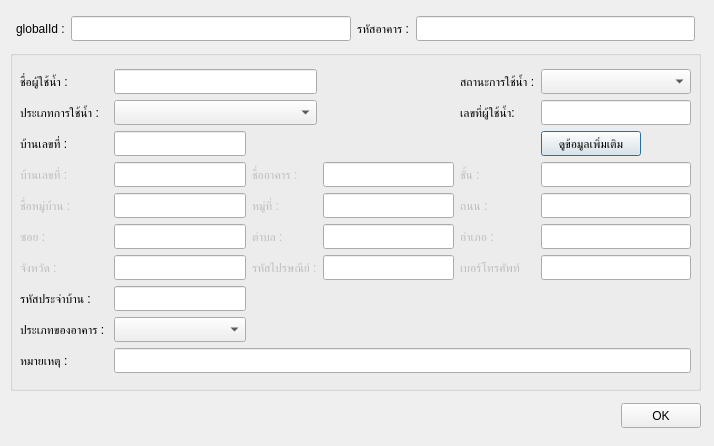
<?xml version="1.0" encoding="UTF-8"?>
<ui version="4.0">
 <class>Dialog</class>
 <widget class="QDialog" name="Dialog">
  <property name="geometry">
   <rect>
    <x>0</x>
    <y>0</y>
    <width>714</width>
    <height>446</height>
   </rect>
  </property>
  <property name="minimumSize">
   <size>
    <width>714</width>
    <height>446</height>
   </size>
  </property>
  <property name="maximumSize">
   <size>
    <width>714</width>
    <height>446</height>
   </size>
  </property>
  <property name="windowTitle">
   <string>Dialog</string>
  </property>
  <widget class="QGroupBox" name="groupBox_3">
   <property name="geometry">
    <rect>
     <x>10</x>
     <y>50</y>
     <width>691</width>
     <height>341</height>
    </rect>
   </property>
   <widget class="QWidget" name="layoutWidget">
    <property name="geometry">
     <rect>
      <x>10</x>
      <y>13</y>
      <width>671</width>
      <height>316</height>
     </rect>
    </property>
    <layout class="QGridLayout" name="gridLayout">
     <property name="topMargin">
      <number>6</number>
     </property>
     <property name="bottomMargin">
      <number>6</number>
     </property>
     <item row="5" column="2">
      <widget class="QLabel" name="label_10">
       <property name="enabled">
        <bool>false</bool>
       </property>
       <property name="minimumSize">
        <size>
         <width>0</width>
         <height>25</height>
        </size>
       </property>
       <property name="maximumSize">
        <size>
         <width>16777215</width>
         <height>25</height>
        </size>
       </property>
       <property name="text">
        <string>ตำบล :</string>
       </property>
      </widget>
     </item>
     <item row="2" column="1">
      <widget class="QLineEdit" name="addressNo">
       <property name="minimumSize">
        <size>
         <width>0</width>
         <height>25</height>
        </size>
       </property>
       <property name="maximumSize">
        <size>
         <width>16777215</width>
         <height>25</height>
        </size>
       </property>
      </widget>
     </item>
     <item row="3" column="1">
      <widget class="QLineEdit" name="addressNo_cus">
       <property name="minimumSize">
        <size>
         <width>0</width>
         <height>25</height>
        </size>
       </property>
       <property name="maximumSize">
        <size>
         <width>16777215</width>
         <height>25</height>
        </size>
       </property>
      </widget>
     </item>
     <item row="6" column="3">
      <widget class="QLineEdit" name="ZIPCODE">
       <property name="minimumSize">
        <size>
         <width>0</width>
         <height>25</height>
        </size>
       </property>
       <property name="maximumSize">
        <size>
         <width>16777215</width>
         <height>25</height>
        </size>
       </property>
      </widget>
     </item>
     <item row="4" column="0">
      <widget class="QLabel" name="label_7">
       <property name="enabled">
        <bool>false</bool>
       </property>
       <property name="minimumSize">
        <size>
         <width>0</width>
         <height>25</height>
        </size>
       </property>
       <property name="maximumSize">
        <size>
         <width>16777215</width>
         <height>25</height>
        </size>
       </property>
       <property name="text">
        <string>ชื่อหมู่บ้าน :</string>
       </property>
      </widget>
     </item>
     <item row="9" column="0">
      <widget class="QLabel" name="label_17">
       <property name="minimumSize">
        <size>
         <width>0</width>
         <height>25</height>
        </size>
       </property>
       <property name="maximumSize">
        <size>
         <width>16777215</width>
         <height>25</height>
        </size>
       </property>
       <property name="text">
        <string>หมายเหตุ :</string>
       </property>
      </widget>
     </item>
     <item row="4" column="1">
      <widget class="QLineEdit" name="VILLAGE">
       <property name="minimumSize">
        <size>
         <width>0</width>
         <height>25</height>
        </size>
       </property>
       <property name="maximumSize">
        <size>
         <width>16777215</width>
         <height>25</height>
        </size>
       </property>
      </widget>
     </item>
     <item row="5" column="1">
      <widget class="QLineEdit" name="SOI">
       <property name="minimumSize">
        <size>
         <width>0</width>
         <height>25</height>
        </size>
       </property>
       <property name="maximumSize">
        <size>
         <width>16777215</width>
         <height>25</height>
        </size>
       </property>
      </widget>
     </item>
     <item row="4" column="4">
      <widget class="QLabel" name="label_8">
       <property name="enabled">
        <bool>false</bool>
       </property>
       <property name="minimumSize">
        <size>
         <width>0</width>
         <height>25</height>
        </size>
       </property>
       <property name="maximumSize">
        <size>
         <width>16777215</width>
         <height>25</height>
        </size>
       </property>
       <property name="text">
        <string>ถนน : </string>
       </property>
      </widget>
     </item>
     <item row="6" column="2">
      <widget class="QLabel" name="label_13">
       <property name="enabled">
        <bool>false</bool>
       </property>
       <property name="minimumSize">
        <size>
         <width>0</width>
         <height>25</height>
        </size>
       </property>
       <property name="maximumSize">
        <size>
         <width>16777215</width>
         <height>25</height>
        </size>
       </property>
       <property name="text">
        <string>รหัสไปรษณีย์ :</string>
       </property>
      </widget>
     </item>
     <item row="4" column="2">
      <widget class="QLabel" name="label_6">
       <property name="enabled">
        <bool>false</bool>
       </property>
       <property name="minimumSize">
        <size>
         <width>0</width>
         <height>25</height>
        </size>
       </property>
       <property name="maximumSize">
        <size>
         <width>16777215</width>
         <height>25</height>
        </size>
       </property>
       <property name="text">
        <string>หมู่ที่ :</string>
       </property>
      </widget>
     </item>
     <item row="5" column="0">
      <widget class="QLabel" name="label_9">
       <property name="enabled">
        <bool>false</bool>
       </property>
       <property name="minimumSize">
        <size>
         <width>0</width>
         <height>25</height>
        </size>
       </property>
       <property name="maximumSize">
        <size>
         <width>16777215</width>
         <height>25</height>
        </size>
       </property>
       <property name="text">
        <string>ซอย :</string>
       </property>
      </widget>
     </item>
     <item row="5" column="4">
      <widget class="QLabel" name="label_11">
       <property name="enabled">
        <bool>false</bool>
       </property>
       <property name="minimumSize">
        <size>
         <width>0</width>
         <height>25</height>
        </size>
       </property>
       <property name="maximumSize">
        <size>
         <width>16777215</width>
         <height>25</height>
        </size>
       </property>
       <property name="text">
        <string>อำเภอ :</string>
       </property>
      </widget>
     </item>
     <item row="7" column="0">
      <widget class="QLabel" name="label_14">
       <property name="minimumSize">
        <size>
         <width>0</width>
         <height>25</height>
        </size>
       </property>
       <property name="maximumSize">
        <size>
         <width>16777215</width>
         <height>25</height>
        </size>
       </property>
       <property name="text">
        <string>รหัสประจำบ้าน :</string>
       </property>
      </widget>
     </item>
     <item row="1" column="1" colspan="2">
      <widget class="QComboBox" name="useType_text">
       <property name="minimumSize">
        <size>
         <width>0</width>
         <height>25</height>
        </size>
       </property>
       <property name="maximumSize">
        <size>
         <width>16777215</width>
         <height>25</height>
        </size>
       </property>
      </widget>
     </item>
     <item row="8" column="1">
      <widget class="QComboBox" name="buildingType_text">
       <property name="minimumSize">
        <size>
         <width>0</width>
         <height>25</height>
        </size>
       </property>
       <property name="maximumSize">
        <size>
         <width>16777215</width>
         <height>25</height>
        </size>
       </property>
      </widget>
     </item>
     <item row="9" column="1" colspan="5">
      <widget class="QLineEdit" name="remark">
       <property name="minimumSize">
        <size>
         <width>0</width>
         <height>25</height>
        </size>
       </property>
       <property name="maximumSize">
        <size>
         <width>16777215</width>
         <height>25</height>
        </size>
       </property>
      </widget>
     </item>
     <item row="3" column="0">
      <widget class="QLabel" name="label_23">
       <property name="enabled">
        <bool>false</bool>
       </property>
       <property name="minimumSize">
        <size>
         <width>0</width>
         <height>25</height>
        </size>
       </property>
       <property name="maximumSize">
        <size>
         <width>16777215</width>
         <height>25</height>
        </size>
       </property>
       <property name="text">
        <string>บ้านเลขที่ :</string>
       </property>
      </widget>
     </item>
     <item row="8" column="0">
      <widget class="QLabel" name="label_16">
       <property name="minimumSize">
        <size>
         <width>0</width>
         <height>25</height>
        </size>
       </property>
       <property name="maximumSize">
        <size>
         <width>16777215</width>
         <height>25</height>
        </size>
       </property>
       <property name="text">
        <string>ประเภทของอาคาร : </string>
       </property>
      </widget>
     </item>
     <item row="3" column="5">
      <widget class="QLineEdit" name="FLOOR">
       <property name="minimumSize">
        <size>
         <width>0</width>
         <height>25</height>
        </size>
       </property>
       <property name="maximumSize">
        <size>
         <width>16777215</width>
         <height>25</height>
        </size>
       </property>
      </widget>
     </item>
     <item row="6" column="1">
      <widget class="QLineEdit" name="PROVINCE">
       <property name="minimumSize">
        <size>
         <width>0</width>
         <height>25</height>
        </size>
       </property>
       <property name="maximumSize">
        <size>
         <width>16777215</width>
         <height>25</height>
        </size>
       </property>
      </widget>
     </item>
     <item row="3" column="3">
      <widget class="QLineEdit" name="BUILDING">
       <property name="minimumSize">
        <size>
         <width>0</width>
         <height>25</height>
        </size>
       </property>
       <property name="maximumSize">
        <size>
         <width>16777215</width>
         <height>25</height>
        </size>
       </property>
      </widget>
     </item>
     <item row="0" column="1" colspan="2">
      <widget class="QLineEdit" name="custName_Surname">
       <property name="minimumSize">
        <size>
         <width>0</width>
         <height>25</height>
        </size>
       </property>
       <property name="maximumSize">
        <size>
         <width>16777215</width>
         <height>25</height>
        </size>
       </property>
      </widget>
     </item>
     <item row="0" column="0">
      <widget class="QLabel" name="label_18">
       <property name="minimumSize">
        <size>
         <width>0</width>
         <height>25</height>
        </size>
       </property>
       <property name="maximumSize">
        <size>
         <width>16777215</width>
         <height>25</height>
        </size>
       </property>
       <property name="text">
        <string>ชื่อผู้ใช้น้ำ :</string>
       </property>
      </widget>
     </item>
     <item row="3" column="2">
      <widget class="QLabel" name="label_4">
       <property name="enabled">
        <bool>false</bool>
       </property>
       <property name="minimumSize">
        <size>
         <width>0</width>
         <height>25</height>
        </size>
       </property>
       <property name="maximumSize">
        <size>
         <width>16777215</width>
         <height>25</height>
        </size>
       </property>
       <property name="text">
        <string>ชื่ออาคาร :</string>
       </property>
      </widget>
     </item>
     <item row="4" column="3">
      <widget class="QLineEdit" name="VILLAGENO">
       <property name="minimumSize">
        <size>
         <width>0</width>
         <height>25</height>
        </size>
       </property>
       <property name="maximumSize">
        <size>
         <width>16777215</width>
         <height>25</height>
        </size>
       </property>
      </widget>
     </item>
     <item row="3" column="4">
      <widget class="QLabel" name="label_3">
       <property name="enabled">
        <bool>false</bool>
       </property>
       <property name="minimumSize">
        <size>
         <width>0</width>
         <height>25</height>
        </size>
       </property>
       <property name="maximumSize">
        <size>
         <width>16777215</width>
         <height>25</height>
        </size>
       </property>
       <property name="text">
        <string>ชั้น :</string>
       </property>
      </widget>
     </item>
     <item row="4" column="5">
      <widget class="QLineEdit" name="ROAD">
       <property name="minimumSize">
        <size>
         <width>0</width>
         <height>25</height>
        </size>
       </property>
       <property name="maximumSize">
        <size>
         <width>16777215</width>
         <height>25</height>
        </size>
       </property>
      </widget>
     </item>
     <item row="5" column="5">
      <widget class="QLineEdit" name="DISTRICT">
       <property name="minimumSize">
        <size>
         <width>0</width>
         <height>25</height>
        </size>
       </property>
       <property name="maximumSize">
        <size>
         <width>16777215</width>
         <height>25</height>
        </size>
       </property>
      </widget>
     </item>
     <item row="7" column="1">
      <widget class="QLineEdit" name="houseCode">
       <property name="minimumSize">
        <size>
         <width>0</width>
         <height>25</height>
        </size>
       </property>
       <property name="maximumSize">
        <size>
         <width>16777215</width>
         <height>25</height>
        </size>
       </property>
      </widget>
     </item>
     <item row="1" column="0">
      <widget class="QLabel" name="label_21">
       <property name="minimumSize">
        <size>
         <width>0</width>
         <height>25</height>
        </size>
       </property>
       <property name="maximumSize">
        <size>
         <width>16777215</width>
         <height>25</height>
        </size>
       </property>
       <property name="text">
        <string>ประเภทการใช้น้ำ : </string>
       </property>
      </widget>
     </item>
     <item row="5" column="3">
      <widget class="QLineEdit" name="SUBDISTRICT">
       <property name="minimumSize">
        <size>
         <width>0</width>
         <height>25</height>
        </size>
       </property>
       <property name="maximumSize">
        <size>
         <width>16777215</width>
         <height>25</height>
        </size>
       </property>
      </widget>
     </item>
     <item row="2" column="0">
      <widget class="QLabel" name="label_5">
       <property name="minimumSize">
        <size>
         <width>0</width>
         <height>25</height>
        </size>
       </property>
       <property name="maximumSize">
        <size>
         <width>16777215</width>
         <height>25</height>
        </size>
       </property>
       <property name="text">
        <string>บ้านเลขที่ :</string>
       </property>
      </widget>
     </item>
     <item row="6" column="0">
      <widget class="QLabel" name="label_12">
       <property name="enabled">
        <bool>false</bool>
       </property>
       <property name="minimumSize">
        <size>
         <width>0</width>
         <height>25</height>
        </size>
       </property>
       <property name="maximumSize">
        <size>
         <width>16777215</width>
         <height>25</height>
        </size>
       </property>
       <property name="text">
        <string>จังหวัด :</string>
       </property>
      </widget>
     </item>
     <item row="2" column="5">
      <widget class="QPushButton" name="moreinfo">
       <property name="minimumSize">
        <size>
         <width>100</width>
         <height>25</height>
        </size>
       </property>
       <property name="maximumSize">
        <size>
         <width>100</width>
         <height>25</height>
        </size>
       </property>
       <property name="text">
        <string>ดูข้อมูลเพิ่มเติม</string>
       </property>
      </widget>
     </item>
     <item row="1" column="5">
      <widget class="QLineEdit" name="custCode">
       <property name="minimumSize">
        <size>
         <width>0</width>
         <height>25</height>
        </size>
       </property>
       <property name="maximumSize">
        <size>
         <width>16777215</width>
         <height>25</height>
        </size>
       </property>
      </widget>
     </item>
     <item row="1" column="4">
      <widget class="QLabel" name="label_15">
       <property name="minimumSize">
        <size>
         <width>0</width>
         <height>25</height>
        </size>
       </property>
       <property name="maximumSize">
        <size>
         <width>16777215</width>
         <height>25</height>
        </size>
       </property>
       <property name="text">
        <string>เลขที่ผู้ใช้น้ำ:</string>
       </property>
      </widget>
     </item>
     <item row="0" column="4">
      <widget class="QLabel" name="label_2">
       <property name="minimumSize">
        <size>
         <width>0</width>
         <height>25</height>
        </size>
       </property>
       <property name="maximumSize">
        <size>
         <width>16777215</width>
         <height>25</height>
        </size>
       </property>
       <property name="text">
        <string>สถานะการใช้น้ำ :</string>
       </property>
      </widget>
     </item>
     <item row="0" column="5">
      <widget class="QComboBox" name="useStatu_text">
       <property name="minimumSize">
        <size>
         <width>150</width>
         <height>25</height>
        </size>
       </property>
       <property name="maximumSize">
        <size>
         <width>150</width>
         <height>25</height>
        </size>
       </property>
      </widget>
     </item>
     <item row="6" column="4">
      <widget class="QLabel" name="label_20">
       <property name="enabled">
        <bool>false</bool>
       </property>
       <property name="minimumSize">
        <size>
         <width>0</width>
         <height>25</height>
        </size>
       </property>
       <property name="maximumSize">
        <size>
         <width>16777215</width>
         <height>25</height>
        </size>
       </property>
       <property name="text">
        <string>เบอร์โทรศัพท์</string>
       </property>
      </widget>
     </item>
     <item row="6" column="5">
      <widget class="QLineEdit" name="tel">
       <property name="minimumSize">
        <size>
         <width>0</width>
         <height>25</height>
        </size>
       </property>
       <property name="maximumSize">
        <size>
         <width>16777215</width>
         <height>25</height>
        </size>
       </property>
      </widget>
     </item>
    </layout>
   </widget>
  </widget>
  <widget class="QWidget" name="layoutWidget">
   <property name="geometry">
    <rect>
     <x>10</x>
     <y>400</y>
     <width>691</width>
     <height>31</height>
    </rect>
   </property>
   <layout class="QHBoxLayout" name="horizontalLayout">
    <item>
     <spacer name="horizontalSpacer_8">
      <property name="orientation">
       <enum>Qt::Horizontal</enum>
      </property>
      <property name="sizeHint" stdset="0">
       <size>
        <width>40</width>
        <height>25</height>
       </size>
      </property>
     </spacer>
    </item>
    <item>
     <widget class="QPushButton" name="okBtn">
      <property name="minimumSize">
       <size>
        <width>0</width>
        <height>25</height>
       </size>
      </property>
      <property name="maximumSize">
       <size>
        <width>16777215</width>
        <height>25</height>
       </size>
      </property>
      <property name="text">
       <string>OK</string>
      </property>
     </widget>
    </item>
   </layout>
  </widget>
  <widget class="QWidget" name="layoutWidget">
   <property name="geometry">
    <rect>
     <x>10</x>
     <y>10</y>
     <width>691</width>
     <height>37</height>
    </rect>
   </property>
   <layout class="QGridLayout" name="gridLayout_2">
    <property name="leftMargin">
     <number>6</number>
    </property>
    <property name="topMargin">
     <number>6</number>
    </property>
    <property name="rightMargin">
     <number>6</number>
    </property>
    <property name="bottomMargin">
     <number>6</number>
    </property>
    <item row="0" column="0">
     <widget class="QLabel" name="label">
      <property name="minimumSize">
       <size>
        <width>0</width>
        <height>25</height>
       </size>
      </property>
      <property name="maximumSize">
       <size>
        <width>16777215</width>
        <height>25</height>
       </size>
      </property>
      <property name="text">
       <string>globalId :</string>
      </property>
     </widget>
    </item>
    <item row="0" column="1">
     <widget class="QLineEdit" name="globalId">
      <property name="minimumSize">
       <size>
        <width>0</width>
        <height>25</height>
       </size>
      </property>
      <property name="maximumSize">
       <size>
        <width>16777215</width>
        <height>25</height>
       </size>
      </property>
     </widget>
    </item>
    <item row="0" column="2">
     <widget class="QLabel" name="label_19">
      <property name="minimumSize">
       <size>
        <width>0</width>
        <height>25</height>
       </size>
      </property>
      <property name="maximumSize">
       <size>
        <width>16777215</width>
        <height>25</height>
       </size>
      </property>
      <property name="text">
       <string>รหัสอาคาร :</string>
      </property>
     </widget>
    </item>
    <item row="0" column="3">
     <widget class="QLineEdit" name="bldgId">
      <property name="minimumSize">
       <size>
        <width>0</width>
        <height>25</height>
       </size>
      </property>
      <property name="maximumSize">
       <size>
        <width>16777215</width>
        <height>25</height>
       </size>
      </property>
     </widget>
    </item>
   </layout>
  </widget>
 </widget>
 <resources/>
 <connections/>
</ui>
